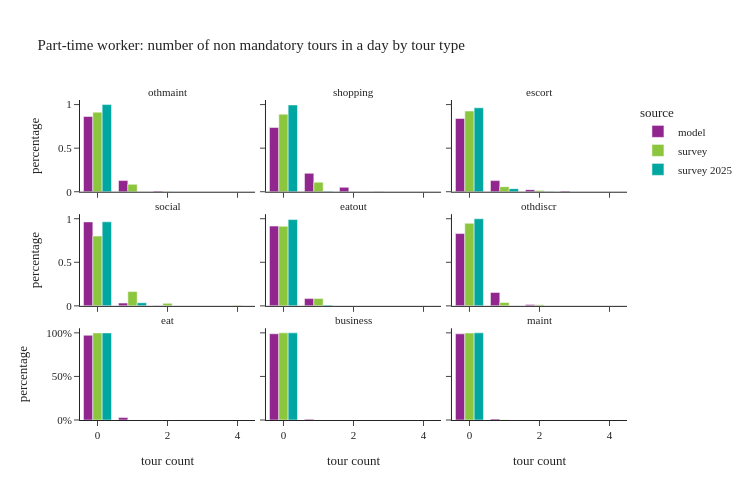

Write notebook code for a chart like this one.
### Code cell
plot_num_nonmand_tourtype(per_data[per_data['ptype']==2], "Part-time worker: number of non mandatory tours in a day by tour type")

### Figure 1 — Plotly figure (JSON) as saved in the notebook; plotly's stock layout.template omitted (floating-point values rounded to 4 significant figures)
{"data": [{"alignmentgroup": "True", "customdata": [[301143], [44648], [2950], [60], [2]], "hovertemplate": "source=model<br>tour type=othmaint<br>tour count=%{x}<br>percentage=%{y}<br>sample_size=%{customdata[0]}<extra></extra>", "legendgroup": "model", "marker": {"color": "#91268F", "pattern": {"shape": ""}}, "name": "model", "offsetgroup": "model", "orientation": "v", "showlegend": true, "textposition": "auto", "type": "bar", "x": [0.0, 1.0, 2.0, 3.0, 4.0], "xaxis": "x7", "y": [0.8634, 0.128, 0.008457, 0.000172, 5.734e-06], "yaxis": "y7"}, {"alignmentgroup": "True", "customdata": [[257164], [73575], [17621], [443]], "hovertemplate": "source=model<br>tour type=shopping<br>tour count=%{x}<br>percentage=%{y}<br>sample_size=%{customdata[0]}<extra></extra>", "legendgroup": "model", "marker": {"color": "#91268F", "pattern": {"shape": ""}}, "name": "model", "offsetgroup": "model", "orientation": "v", "showlegend": false, "textposition": "auto", "type": "bar", "x": [0.0, 1.0, 2.0, 3.0], "xaxis": "x8", "y": [0.7373, 0.2109, 0.05052, 0.00127], "yaxis": "y8"}, {"alignmentgroup": "True", "customdata": [[293213], [44528], [8403], [2659]], "hovertemplate": "source=model<br>tour type=escort<br>tour count=%{x}<br>percentage=%{y}<br>sample_size=%{customdata[0]}<extra></extra>", "legendgroup": "model", "marker": {"color": "#91268F", "pattern": {"shape": ""}}, "name": "model", "offsetgroup": "model", "orientation": "v", "showlegend": false, "textposition": "auto", "type": "bar", "x": [0.0, 1.0, 2.0, 3.0], "xaxis": "x9", "y": [0.8406, 0.1277, 0.02409, 0.007623], "yaxis": "y9"}, {"alignmentgroup": "True", "customdata": [[336067], [11068], [1535], [130], [3]], "hovertemplate": "source=model<br>tour type=social<br>tour count=%{x}<br>percentage=%{y}<br>sample_size=%{customdata[0]}<extra></extra>", "legendgroup": "model", "marker": {"color": "#91268F", "pattern": {"shape": ""}}, "name": "model", "offsetgroup": "model", "orientation": "v", "showlegend": false, "textposition": "auto", "type": "bar", "x": [0.0, 1.0, 2.0, 3.0, 4.0], "xaxis": "x4", "y": [0.9635, 0.03173, 0.004401, 0.0003727, 8.601e-06], "yaxis": "y4"}, {"alignmentgroup": "True", "customdata": [[319253], [29052], [493], [5]], "hovertemplate": "source=model<br>tour type=eatout<br>tour count=%{x}<br>percentage=%{y}<br>sample_size=%{customdata[0]}<extra></extra>", "legendgroup": "model", "marker": {"color": "#91268F", "pattern": {"shape": ""}}, "name": "model", "offsetgroup": "model", "orientation": "v", "showlegend": false, "textposition": "auto", "type": "bar", "x": [0.0, 1.0, 2.0, 3.0], "xaxis": "x5", "y": [0.9153, 0.08329, 0.001413, 1.433e-05], "yaxis": "y5"}, {"alignmentgroup": "True", "customdata": [[289256], [53822], [5656], [69]], "hovertemplate": "source=model<br>tour type=othdiscr<br>tour count=%{x}<br>percentage=%{y}<br>sample_size=%{customdata[0]}<extra></extra>", "legendgroup": "model", "marker": {"color": "#91268F", "pattern": {"shape": ""}}, "name": "model", "offsetgroup": "model", "orientation": "v", "showlegend": false, "textposition": "auto", "type": "bar", "x": [0.0, 1.0, 2.0, 3.0], "xaxis": "x6", "y": [0.8293, 0.1543, 0.01622, 0.0001978], "yaxis": "y6"}, {"alignmentgroup": "True", "customdata": [[339019], [9784]], "hovertemplate": "source=model<br>tour type=eat<br>tour count=%{x}<br>percentage=%{y}<br>sample_size=%{customdata[0]}<extra></extra>", "legendgroup": "model", "marker": {"color": "#91268F", "pattern": {"shape": ""}}, "name": "model", "offsetgroup": "model", "orientation": "v", "showlegend": false, "textposition": "auto", "type": "bar", "x": [0.0, 1.0], "xaxis": "x", "y": [0.9719, 0.02805], "yaxis": "y"}, {"alignmentgroup": "True", "customdata": [[345089], [3462], [252]], "hovertemplate": "source=model<br>tour type=business<br>tour count=%{x}<br>percentage=%{y}<br>sample_size=%{customdata[0]}<extra></extra>", "legendgroup": "model", "marker": {"color": "#91268F", "pattern": {"shape": ""}}, "name": "model", "offsetgroup": "model", "orientation": "v", "showlegend": false, "textposition": "auto", "type": "bar", "x": [0.0, 1.0, 2.0], "xaxis": "x2", "y": [0.9894, 0.009925, 0.0007225], "yaxis": "y2"}, {"alignmentgroup": "True", "customdata": [[344741], [4062]], "hovertemplate": "source=model<br>tour type=maint<br>tour count=%{x}<br>percentage=%{y}<br>sample_size=%{customdata[0]}<extra></extra>", "legendgroup": "model", "marker": {"color": "#91268F", "pattern": {"shape": ""}}, "name": "model", "offsetgroup": "model", "orientation": "v", "showlegend": false, "textposition": "auto", "type": "bar", "x": [0.0, 1.0], "xaxis": "x3", "y": [0.9884, 0.01165], "yaxis": "y3"}, {"alignmentgroup": "True", "customdata": [[797], [80], [5]], "hovertemplate": "source=survey<br>tour type=othmaint<br>tour count=%{x}<br>percentage=%{y}<br>sample_size=%{customdata[0]}<extra></extra>", "legendgroup": "survey", "marker": {"color": "#8CC63E", "pattern": {"shape": ""}}, "name": "survey", "offsetgroup": "survey", "orientation": "v", "showlegend": true, "textposition": "auto", "type": "bar", "x": [0.0, 1.0, 2.0], "xaxis": "x7", "y": [0.9128, 0.08486, 0.00232], "yaxis": "y7"}, {"alignmentgroup": "True", "customdata": [[757], [121], [4]], "hovertemplate": "source=survey<br>tour type=shopping<br>tour count=%{x}<br>percentage=%{y}<br>sample_size=%{customdata[0]}<extra></extra>", "legendgroup": "survey", "marker": {"color": "#8CC63E", "pattern": {"shape": ""}}, "name": "survey", "offsetgroup": "survey", "orientation": "v", "showlegend": false, "textposition": "auto", "type": "bar", "x": [0.0, 1.0, 2.0], "xaxis": "x8", "y": [0.8897, 0.1099, 0.0003725], "yaxis": "y8"}, {"alignmentgroup": "True", "customdata": [[808], [56], [15], [2], [1]], "hovertemplate": "source=survey<br>tour type=escort<br>tour count=%{x}<br>percentage=%{y}<br>sample_size=%{customdata[0]}<extra></extra>", "legendgroup": "survey", "marker": {"color": "#8CC63E", "pattern": {"shape": ""}}, "name": "survey", "offsetgroup": "survey", "orientation": "v", "showlegend": false, "textposition": "auto", "type": "bar", "x": [0.0, 1.0, 2.0, 3.0, 4.0], "xaxis": "x9", "y": [0.9259, 0.05801, 0.0152, 0.00062, 0.0002599], "yaxis": "y9"}, {"alignmentgroup": "True", "customdata": [[691], [155], [27], [7], [2]], "hovertemplate": "source=survey<br>tour type=social<br>tour count=%{x}<br>percentage=%{y}<br>sample_size=%{customdata[0]}<extra></extra>", "legendgroup": "survey", "marker": {"color": "#8CC63E", "pattern": {"shape": ""}}, "name": "survey", "offsetgroup": "survey", "orientation": "v", "showlegend": false, "textposition": "auto", "type": "bar", "x": [0.0, 1.0, 2.0, 3.0, 4.0], "xaxis": "x4", "y": [0.8004, 0.1639, 0.02873, 0.0004777, 0.00648], "yaxis": "y4"}, {"alignmentgroup": "True", "customdata": [[822], [54], [6]], "hovertemplate": "source=survey<br>tour type=eatout<br>tour count=%{x}<br>percentage=%{y}<br>sample_size=%{customdata[0]}<extra></extra>", "legendgroup": "survey", "marker": {"color": "#8CC63E", "pattern": {"shape": ""}}, "name": "survey", "offsetgroup": "survey", "orientation": "v", "showlegend": false, "textposition": "auto", "type": "bar", "x": [0.0, 1.0, 2.0], "xaxis": "x5", "y": [0.9133, 0.08492, 0.001734], "yaxis": "y5"}, {"alignmentgroup": "True", "customdata": [[864], [14], [3], [1]], "hovertemplate": "source=survey<br>tour type=othdiscr<br>tour count=%{x}<br>percentage=%{y}<br>sample_size=%{customdata[0]}<extra></extra>", "legendgroup": "survey", "marker": {"color": "#8CC63E", "pattern": {"shape": ""}}, "name": "survey", "offsetgroup": "survey", "orientation": "v", "showlegend": false, "textposition": "auto", "type": "bar", "x": [0.0, 1.0, 2.0, 3.0], "xaxis": "x6", "y": [0.9477, 0.03861, 0.01228, 0.001369], "yaxis": "y6"}, {"alignmentgroup": "True", "customdata": [[880], [2]], "hovertemplate": "source=survey<br>tour type=eat<br>tour count=%{x}<br>percentage=%{y}<br>sample_size=%{customdata[0]}<extra></extra>", "legendgroup": "survey", "marker": {"color": "#8CC63E", "pattern": {"shape": ""}}, "name": "survey", "offsetgroup": "survey", "orientation": "v", "showlegend": false, "textposition": "auto", "type": "bar", "x": [0.0, 1.0], "xaxis": "x", "y": [0.999, 0.0009683], "yaxis": "y"}, {"alignmentgroup": "True", "customdata": [[879], [3]], "hovertemplate": "source=survey<br>tour type=business<br>tour count=%{x}<br>percentage=%{y}<br>sample_size=%{customdata[0]}<extra></extra>", "legendgroup": "survey", "marker": {"color": "#8CC63E", "pattern": {"shape": ""}}, "name": "survey", "offsetgroup": "survey", "orientation": "v", "showlegend": false, "textposition": "auto", "type": "bar", "x": [0.0, 1.0], "xaxis": "x2", "y": [0.9998, 0.0001782], "yaxis": "y2"}, {"alignmentgroup": "True", "customdata": [[873], [9]], "hovertemplate": "source=survey<br>tour type=maint<br>tour count=%{x}<br>percentage=%{y}<br>sample_size=%{customdata[0]}<extra></extra>", "legendgroup": "survey", "marker": {"color": "#8CC63E", "pattern": {"shape": ""}}, "name": "survey", "offsetgroup": "survey", "orientation": "v", "showlegend": false, "textposition": "auto", "type": "bar", "x": [0.0, 1.0], "xaxis": "x3", "y": [0.9984, 0.001575], "yaxis": "y3"}, {"alignmentgroup": "True", "customdata": [[361]], "hovertemplate": "source=survey 2025<br>tour type=othmaint<br>tour count=%{x}<br>percentage=%{y}<br>sample_size=%{customdata[0]}<extra></extra>", "legendgroup": "survey 2025", "marker": {"color": "#00A7A0", "pattern": {"shape": ""}}, "name": "survey 2025", "offsetgroup": "survey 2025", "orientation": "v", "showlegend": true, "textposition": "auto", "type": "bar", "x": [0.0], "xaxis": "x7", "y": [1.0], "yaxis": "y7"}, {"alignmentgroup": "True", "customdata": [[359], [2]], "hovertemplate": "source=survey 2025<br>tour type=shopping<br>tour count=%{x}<br>percentage=%{y}<br>sample_size=%{customdata[0]}<extra></extra>", "legendgroup": "survey 2025", "marker": {"color": "#00A7A0", "pattern": {"shape": ""}}, "name": "survey 2025", "offsetgroup": "survey 2025", "orientation": "v", "showlegend": false, "textposition": "auto", "type": "bar", "x": [0.0, 1.0], "xaxis": "x8", "y": [0.9958, 0.004229], "yaxis": "y8"}, {"alignmentgroup": "True", "customdata": [[351], [7], [3]], "hovertemplate": "source=survey 2025<br>tour type=escort<br>tour count=%{x}<br>percentage=%{y}<br>sample_size=%{customdata[0]}<extra></extra>", "legendgroup": "survey 2025", "marker": {"color": "#00A7A0", "pattern": {"shape": ""}}, "name": "survey 2025", "offsetgroup": "survey 2025", "orientation": "v", "showlegend": false, "textposition": "auto", "type": "bar", "x": [0.0, 1.0, 2.0], "xaxis": "x9", "y": [0.963, 0.03556, 0.001387], "yaxis": "y9"}, {"alignmentgroup": "True", "customdata": [[353], [8]], "hovertemplate": "source=survey 2025<br>tour type=social<br>tour count=%{x}<br>percentage=%{y}<br>sample_size=%{customdata[0]}<extra></extra>", "legendgroup": "survey 2025", "marker": {"color": "#00A7A0", "pattern": {"shape": ""}}, "name": "survey 2025", "offsetgroup": "survey 2025", "orientation": "v", "showlegend": false, "textposition": "auto", "type": "bar", "x": [0.0, 1.0], "xaxis": "x4", "y": [0.9644, 0.03556], "yaxis": "y4"}, {"alignmentgroup": "True", "customdata": [[356], [5]], "hovertemplate": "source=survey 2025<br>tour type=eatout<br>tour count=%{x}<br>percentage=%{y}<br>sample_size=%{customdata[0]}<extra></extra>", "legendgroup": "survey 2025", "marker": {"color": "#00A7A0", "pattern": {"shape": ""}}, "name": "survey 2025", "offsetgroup": "survey 2025", "orientation": "v", "showlegend": false, "textposition": "auto", "type": "bar", "x": [0.0, 1.0], "xaxis": "x5", "y": [0.9899, 0.01005], "yaxis": "y5"}, {"alignmentgroup": "True", "customdata": [[361]], "hovertemplate": "source=survey 2025<br>tour type=othdiscr<br>tour count=%{x}<br>percentage=%{y}<br>sample_size=%{customdata[0]}<extra></extra>", "legendgroup": "survey 2025", "marker": {"color": "#00A7A0", "pattern": {"shape": ""}}, "name": "survey 2025", "offsetgroup": "survey 2025", "orientation": "v", "showlegend": false, "textposition": "auto", "type": "bar", "x": [0.0], "xaxis": "x6", "y": [1.0], "yaxis": "y6"}, {"alignmentgroup": "True", "customdata": [[360], [1]], "hovertemplate": "source=survey 2025<br>tour type=eat<br>tour count=%{x}<br>percentage=%{y}<br>sample_size=%{customdata[0]}<extra></extra>", "legendgroup": "survey 2025", "marker": {"color": "#00A7A0", "pattern": {"shape": ""}}, "name": "survey 2025", "offsetgroup": "survey 2025", "orientation": "v", "showlegend": false, "textposition": "auto", "type": "bar", "x": [0.0, 1.0], "xaxis": "x", "y": [0.9995, 0.0005111], "yaxis": "y"}, {"alignmentgroup": "True", "customdata": [[361]], "hovertemplate": "source=survey 2025<br>tour type=business<br>tour count=%{x}<br>percentage=%{y}<br>sample_size=%{customdata[0]}<extra></extra>", "legendgroup": "survey 2025", "marker": {"color": "#00A7A0", "pattern": {"shape": ""}}, "name": "survey 2025", "offsetgroup": "survey 2025", "orientation": "v", "showlegend": false, "textposition": "auto", "type": "bar", "x": [0.0], "xaxis": "x2", "y": [1.0], "yaxis": "y2"}, {"alignmentgroup": "True", "customdata": [[361]], "hovertemplate": "source=survey 2025<br>tour type=maint<br>tour count=%{x}<br>percentage=%{y}<br>sample_size=%{customdata[0]}<extra></extra>", "legendgroup": "survey 2025", "marker": {"color": "#00A7A0", "pattern": {"shape": ""}}, "name": "survey 2025", "offsetgroup": "survey 2025", "orientation": "v", "showlegend": false, "textposition": "auto", "type": "bar", "x": [0.0], "xaxis": "x3", "y": [1.0], "yaxis": "y3"}], "layout": {"annotations": [{"font": {}, "showarrow": false, "text": "eat", "x": 0.16, "xanchor": "center", "xref": "paper", "y": 0.2867, "yanchor": "bottom", "yref": "paper"}, {"font": {}, "showarrow": false, "text": "business", "x": 0.5, "xanchor": "center", "xref": "paper", "y": 0.2867, "yanchor": "bottom", "yref": "paper"}, {"font": {}, "showarrow": false, "text": "maint", "x": 0.84, "xanchor": "center", "xref": "paper", "y": 0.2867, "yanchor": "bottom", "yref": "paper"}, {"font": {}, "showarrow": false, "text": "social", "x": 0.16, "xanchor": "center", "xref": "paper", "y": 0.6433, "yanchor": "bottom", "yref": "paper"}, {"font": {}, "showarrow": false, "text": "eatout", "x": 0.5, "xanchor": "center", "xref": "paper", "y": 0.6433, "yanchor": "bottom", "yref": "paper"}, {"font": {}, "showarrow": false, "text": "othdiscr", "x": 0.84, "xanchor": "center", "xref": "paper", "y": 0.6433, "yanchor": "bottom", "yref": "paper"}, {"font": {}, "showarrow": false, "text": "othmaint", "x": 0.16, "xanchor": "center", "xref": "paper", "y": 1.0, "yanchor": "bottom", "yref": "paper"}, {"font": {}, "showarrow": false, "text": "shopping", "x": 0.5, "xanchor": "center", "xref": "paper", "y": 1.0, "yanchor": "bottom", "yref": "paper"}, {"font": {}, "showarrow": false, "text": "escort", "x": 0.84, "xanchor": "center", "xref": "paper", "y": 1.0, "yanchor": "bottom", "yref": "paper"}], "barmode": "group", "height": 500, "legend": {"title": {"text": "source"}, "tracegroupgap": 0}, "title": {"text": "Part-time worker: number of non mandatory tours in a day by tour type"}, "width": 750, "xaxis": {"anchor": "y", "domain": [0.0, 0.32], "title": {"text": "tour count"}}, "xaxis2": {"anchor": "y2", "domain": [0.34, 0.66], "matches": "x", "title": {"text": "tour count"}}, "xaxis3": {"anchor": "y3", "domain": [0.68, 1.0], "matches": "x", "title": {"text": "tour count"}}, "xaxis4": {"anchor": "y4", "domain": [0.0, 0.32], "matches": "x", "showticklabels": false}, "xaxis5": {"anchor": "y5", "domain": [0.34, 0.66], "matches": "x", "showticklabels": false}, "xaxis6": {"anchor": "y6", "domain": [0.68, 1.0], "matches": "x", "showticklabels": false}, "xaxis7": {"anchor": "y7", "domain": [0.0, 0.32], "matches": "x", "showticklabels": false}, "xaxis8": {"anchor": "y8", "domain": [0.34, 0.66], "matches": "x", "showticklabels": false}, "xaxis9": {"anchor": "y9", "domain": [0.68, 1.0], "matches": "x", "showticklabels": false}, "yaxis": {"anchor": "x", "domain": [0.0, 0.2867], "tickformat": ".0%", "title": {"text": "percentage"}}, "yaxis2": {"anchor": "x2", "domain": [0.0, 0.2867], "matches": "y", "showticklabels": false, "tickformat": ".0%"}, "yaxis3": {"anchor": "x3", "domain": [0.0, 0.2867], "matches": "y", "showticklabels": false}, "yaxis4": {"anchor": "x4", "domain": [0.3567, 0.6433], "matches": "y", "title": {"text": "percentage"}}, "yaxis5": {"anchor": "x5", "domain": [0.3567, 0.6433], "matches": "y", "showticklabels": false}, "yaxis6": {"anchor": "x6", "domain": [0.3567, 0.6433], "matches": "y", "showticklabels": false}, "yaxis7": {"anchor": "x7", "domain": [0.7133, 1.0], "matches": "y", "title": {"text": "percentage"}}, "yaxis8": {"anchor": "x8", "domain": [0.7133, 1.0], "matches": "y", "showticklabels": false}, "yaxis9": {"anchor": "x9", "domain": [0.7133, 1.0], "matches": "y", "showticklabels": false}}}
